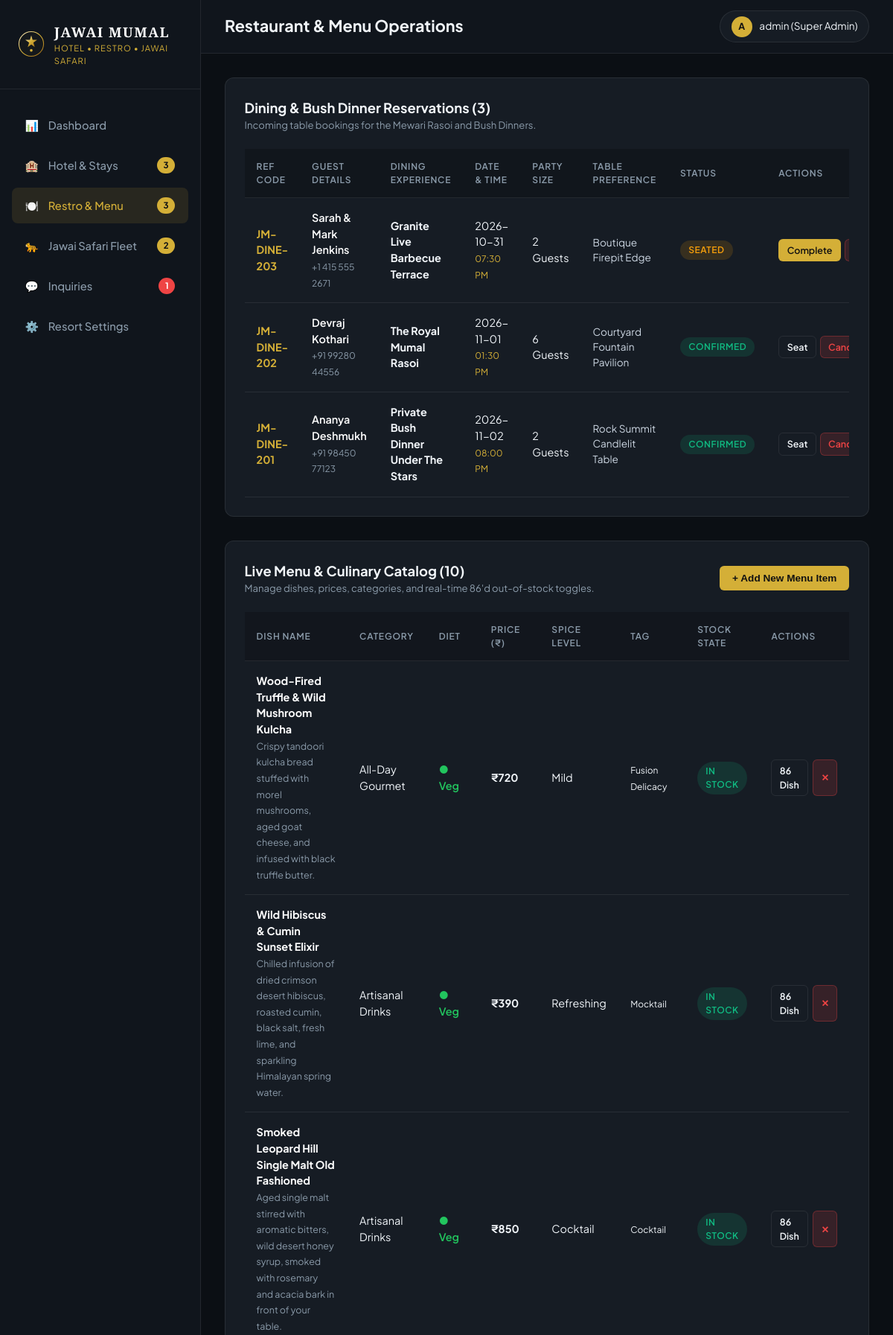
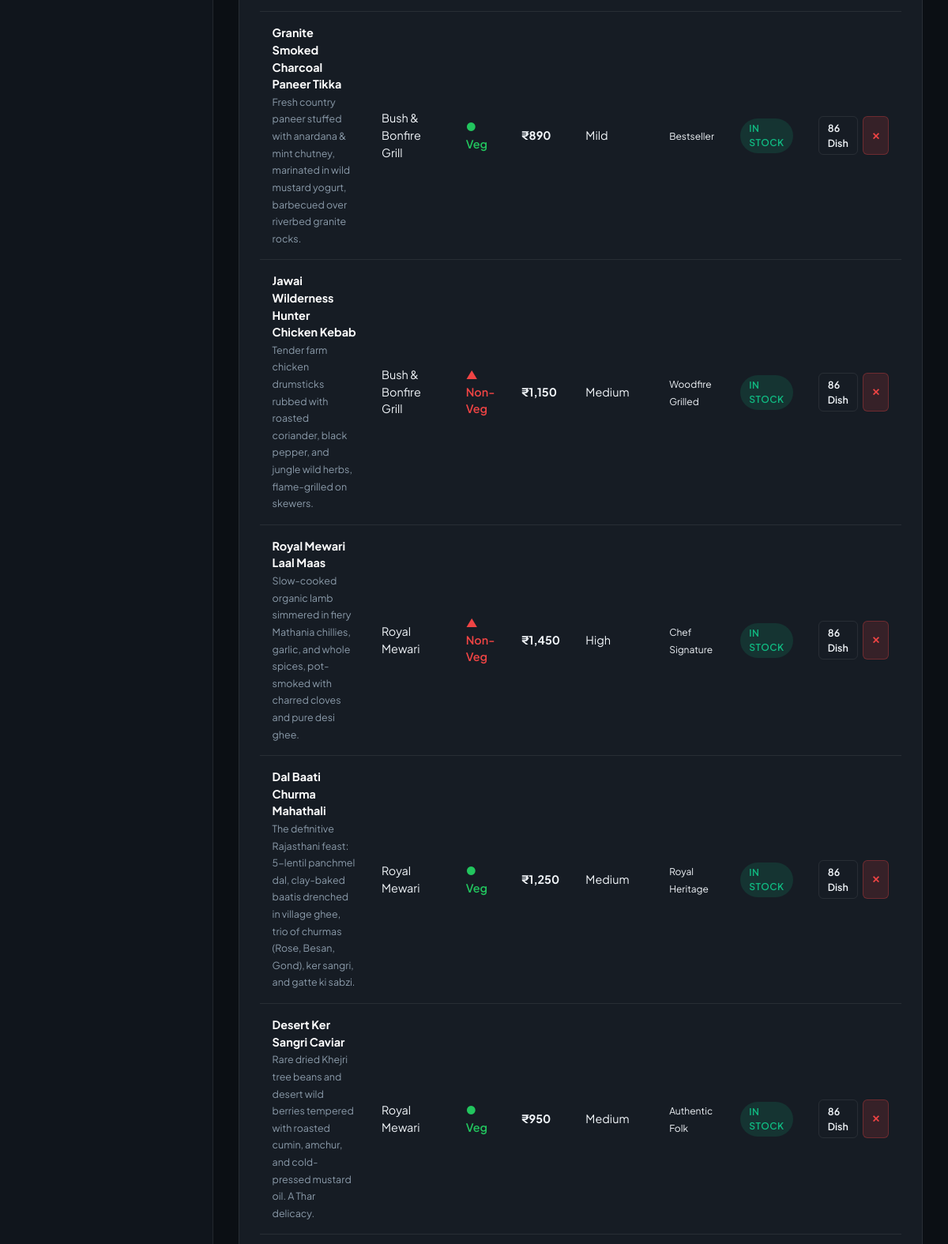
Page /admin/restaurant.php (signed in, upper part) on the committed database (2 pictures, top to bottom).
### tables this page shows
CREATE TABLE IF NOT EXISTS `dining_bookings` (
  `id` int(11) NOT NULL AUTO_INCREMENT,
  `booking_code` varchar(50) NOT NULL UNIQUE,
  `guest_name` varchar(255) NOT NULL,
  `email` varchar(255) NOT NULL,
  `phone` varchar(50) NOT NULL,
  `dining_date` date NOT NULL,
  `time_slot` varchar(50) NOT NULL,
  `party_size` int(11) NOT NULL,
  `dining_type` varchar(150) NOT NULL,
  `table_preference` varchar(150) DEFAULT NULL,
  `status` varchar(50) DEFAULT 'Confirmed',
  `special_requests` text DEFAULT NULL,
  `created_at` timestamp NOT NULL DEFAULT CURRENT_TIMESTAMP,
  PRIMARY KEY (`id`)
);

CREATE TABLE IF NOT EXISTS `menu_items` (
  `id` int(11) NOT NULL AUTO_INCREMENT,
  `name` varchar(255) NOT NULL,
  `category` varchar(100) NOT NULL,
  `price` int(11) NOT NULL,
  `is_veg` tinyint(1) DEFAULT 1,
  `spice_level` varchar(50) DEFAULT 'Medium',
  `description` text DEFAULT NULL,
  `tag` varchar(100) DEFAULT NULL,
  `available` tinyint(1) DEFAULT 1,
  `created_at` timestamp NOT NULL DEFAULT CURRENT_TIMESTAMP,
  PRIMARY KEY (`id`)
);

### admin/restaurant.php (the view, shortened to what this page needs)
<?php
require_once __DIR__ . '/admin_header.php';
$menuItems = $pdo->query("SELECT * FROM menu_items ORDER BY category ASC, id ASC")->fetchAll();
$diningBookings = $pdo->query("SELECT * FROM dining_bookings ORDER BY id DESC")->fetchAll();
?>
<div class="admin-card">
  <div class="admin-card-header">
    <div>
      <h2 class="admin-card-title">Dining & Bush Dinner Reservations (<?php echo count($diningBookings); ?>)</h2>
      <p style="font-size: 0.82rem; color: var(--admin-muted);">Incoming table bookings for the Mewari Rasoi and Bush Dinners.</p>
    </div>
  </div>
  <div class="admin-table-responsive">
    <table class="admin-table">
      <thead>
        <tr>
          <th>Ref Code</th>
          <th>Guest Details</th>
          <th>Dining Experience</th>
          <th>Date & Time</th>
          <th>Party Size</th>
          <th>Table Preference</th>
          <th>Status</th>
          <th>Actions</th>
        </tr>
      </thead>
      <tbody>
        <?php foreach ($diningBookings as $d): ?>
          <tr>
            <td><strong style="color: var(--admin-gold);"><?php echo htmlspecialchars($d['booking_code']); ?></strong></td>
            <td>
              <div style="font-weight: 600; color: #fff;"><?php echo htmlspecialchars($d['guest_name']); ?></div>
              <small style="color: var(--admin-muted);"><?php echo htmlspecialchars($d['phone']); ?></small>
            </td>
            <td><strong><?php echo htmlspecialchars($d['dining_type']); ?></strong></td>
            <td>
              <div><?php echo htmlspecialchars($d['dining_date']); ?></div>
              <small style="color: var(--admin-gold);"><?php echo htmlspecialchars($d['time_slot']); ?></small>
            </td>
            <td><?php echo $d['party_size']; ?> Guests</td>
            <td style="font-size: 0.85rem; color: #cbd5e1;"><?php echo htmlspecialchars($d['table_preference'] ?: 'Any'); ?></td>
            <td>
              <span class="status-pill status-<?php echo strtolower($d['status']); ?>">
                <?php echo htmlspecialchars($d['status']); ?>
              </span>
            </td>
            <td>
              <div style="display: flex; gap: 0.3rem;">
                <?php if ($d['status'] !== 'Seated' && $d['status'] !== 'Completed'): ?>
                  <a href="restaurant.php?status=Seated&id=<?php echo $d['id']; ?>" class="btn-admin btn-admin-outline btn-admin-sm">Seat</a>
                <?php endif; ?>
                <?php if ($d['status'] === 'Seated'): ?>
                  <a href="restaurant.php?status=Completed&id=<?php echo $d['id']; ?>" class="btn-admin btn-admin-gold btn-admin-sm">Complete</a>
                <?php endif; ?>
                <?php if ($d['status'] !== 'Cancelled'): ?>
                  <a href="restaurant.php?status=Cancelled&id=<?php echo $d['id']; ?>" class="btn-admin btn-admin-danger btn-admin-sm" onclick="return confirm('Cancel table booking?')">Cancel</a>
                <?php endif; ?>
              </div>
            </td>
          </tr>
        <?php endforeach; ?>
      </tbody>
    </table>
  </div>
</div>
<div class="admin-card">
  <div class="admin-card-header">
    <div>
      <h2 class="admin-card-title">Live Menu & Culinary Catalog (<?php echo count($menuItems); ?>)</h2>
      <p style="font-size: 0.82rem; color: var(--admin-muted);">Manage dishes, prices, categories, and real-time 86'd out-of-stock toggles.</p>
    </div>
    <button class="btn-admin btn-admin-gold" onclick="document.getElementById('addDishModal').style.display='flex'">
      + Add New Menu Item
    </button>
  </div>
  <div class="admin-table-responsive">
    <table class="admin-table">
      <thead>
        <tr>
          <th>Dish Name</th>
          <th>Category</th>
          <th>Diet</th>
          <th>Price (₹)</th>
          <th>Spice Level</th>
          <th>Tag</th>
          <th>Stock State</th>
          <th>Actions</th>
        </tr>
      </thead>
      <tbody>
        <?php foreach ($menuItems as $m): ?>
          <tr>
            <td>
              <strong style="color: #fff;"><?php echo htmlspecialchars($m['name']); ?></strong><br>
              <small style="color: var(--admin-muted); font-size: 0.78rem;"><?php echo htmlspecialchars($m['description']); ?></small>
            </td>
            <td><span class="dish-tag"><?php echo htmlspecialchars($m['category']); ?></span></td>
            <td>
              <?php if ($m['is_veg']): ?>
                <span style="color: #22c55e; font-weight: 600;">● Veg</span>
              <?php else: ?>
                <span style="color: #ef4444; font-weight: 600;">▲ Non-Veg</span>
              <?php endif; ?>
            </td>
            <td><strong>₹<?php echo number_format($m['price']); ?></strong></td>
            <td><?php echo htmlspecialchars($m['spice_level']); ?></td>
            <td><small><?php echo htmlspecialchars($m['tag']); ?></small></td>
            <td>
              <span class="status-pill status-<?php echo $m['available'] ? 'available' : 'soldout'; ?>">
                <?php echo $m['available'] ? 'In Stock' : '86\'d (Out)'; ?>
              </span>
            </td>
            <td>
              <div style="display: flex; gap: 0.4rem;">
                <a href="restaurant.php?toggle_dish=<?php echo $m['available']; ?>&dish_id=<?php echo $m['id']; ?>" class="btn-admin btn-admin-outline btn-admin-sm">
                  <?php echo $m['available'] ? '86 Dish' : 'Restore'; ?>
                </a>
                <a href="restaurant.php?delete_dish=<?php echo $m['id']; ?>" class="btn-admin btn-admin-danger btn-admin-sm" onclick="return confirm('Delete this dish?')">
                  ✕
                </a>
              </div>
            </td>
          </tr>
        <?php endforeach; ?>
      </tbody>
    </table>
  </div>
</div>
<?php require_once __DIR__ . '/admin_footer.php'; ?>

### assets/css/admin.css (style rules this page uses)
:root { --admin-bg: #0b0f14; --admin-sidebar: #10151c; --admin-card: #161c24; --admin-card-hover: #1c232e; --admin-border: rgba(255, 255, 255, 0.08); --admin-gold: #d4af37; --admin-gold-hover: #f3e5ab; --admin-text: #f1f5f9; --admin-muted: #8b9baa; --status-confirmed: #10b981; --status-checkedin: #3b82f6; --status-pending: #f59e0b; --status-cancelled: #ef4444; }
*, *::before, *::after { box-sizing: border-box; margin: 0; padding: 0; }
body { font-family: 'Plus Jakarta Sans', -apple-system, BlinkMacSystemFont, sans-serif; background-color: var(--admin-bg); color: var(--admin-text); line-height: 1.5; display: flex; min-height: 100vh; }
.admin-card { background: var(--admin-card); border: 1px solid var(--admin-border); border-radius: 12px; padding: 1.6rem; margin-bottom: 2rem; }
.admin-card-header { display: flex; justify-content: space-between; align-items: center; margin-bottom: 1.4rem; flex-wrap: wrap; gap: 1rem; }
.admin-card-title { font-size: 1.15rem; font-weight: 700; }
.admin-table-responsive { width: 100%; overflow-x: auto; }
.admin-table { width: 100%; border-collapse: collapse; font-size: 0.9rem; text-align: left; }
.admin-table th { padding: 0.9rem 1rem; background: rgba(0, 0, 0, 0.2); color: var(--admin-muted); font-weight: 600; text-transform: uppercase; letter-spacing: 0.8px; font-size: 0.75rem; border-bottom: 1px solid var(--admin-border); }
.admin-table td { padding: 1rem; border-bottom: 1px solid var(--admin-border); color: var(--admin-text); vertical-align: middle; }
.status-pill { display: inline-block; padding: 0.25rem 0.7rem; border-radius: 999px; font-size: 0.75rem; font-weight: 600; text-transform: uppercase; letter-spacing: 0.5px; }
.status-confirmed { background: rgba(16, 185, 129, 0.15); color: #10b981; }
.status-seated { background: rgba(245, 158, 11, 0.15); color: #f59e0b; }
.status-available { background: rgba(16, 185, 129, 0.15); color: #10b981; }
.btn-admin { display: inline-flex; align-items: center; gap: 0.4rem; padding: 0.5rem 1rem; border-radius: 6px; font-size: 0.85rem; font-weight: 600; cursor: pointer; border: 1px solid transparent; transition: all 0.2s; text-decoration: none; }
.btn-admin-gold { background: var(--admin-gold); color: #111; }
.btn-admin-outline { background: transparent; border-color: var(--admin-border); color: var(--admin-text); }
.btn-admin-danger { background: rgba(239, 68, 68, 0.15); color: #ef4444; border-color: rgba(239, 68, 68, 0.3); }
.btn-admin-sm { padding: 0.3rem 0.65rem; font-size: 0.78rem; }

### rows in the picture
dining_bookings: booking_code "JM-DINE-203", guest_name "Sarah & Mark Jenkins", phone "+1 415 555 2671", dining_type "Granite Live Barbecue Terrace", dining_date "2026-10-31", time_slot "07:30 PM", party_size "2", table_preference "Boutique Firepit Edge", status "SEATED"
dining_bookings: booking_code "JM-DINE-202", guest_name "Devraj Kothari", phone "+91 99280 44556", dining_type "The Royal Mumal Rasoi", dining_date "2026-11-01", time_slot "01:30 PM", party_size "6", table_preference "Courtyard Fountain Pavilion", status "CONFIRMED"
dining_bookings: booking_code "JM-DINE-201", guest_name "Ananya Deshmukh", phone "+91 98450 77123", dining_type "Private Bush Dinner Under The Stars", dining_date "2026-11-02", time_slot "08:00 PM", party_size "2", table_preference "Rock Summit Candlelit Table", status "CONFIRMED"
menu_items: name "Wood-Fired Truffle & Wild Mushroom Kulcha", description "Crispy tandoori kulcha bread stuffed with morel mushrooms, aged goat cheese, and infused with black truffle butter.", category "All-Day Gourmet", is_veg "● Veg", price "720", spice_level "Mild", tag "Fusion Delicacy", available "IN STOCK"
menu_items: name "Wild Hibiscus & Cumin Sunset Elixir", description "Chilled infusion of dried crimson desert hibiscus, roasted cumin, black salt, fresh lime, and sparkling Himalayan spring water.", category "Artisanal Drinks", is_veg "● Veg", price "390", spice_level "Refreshing", tag "Mocktail", available "IN STOCK"
menu_items: name "Smoked Leopard Hill Single Malt Old Fashioned", description "Aged single malt stirred with aromatic bitters, wild desert honey syrup, smoked with rosemary and acacia bark in front of your table.", category "Artisanal Drinks", is_veg "● Veg", price "850", spice_level "Cocktail", tag "Cocktail", available "IN STOCK"
menu_items: name "Granite Smoked Charcoal Paneer Tikka", description "Fresh country paneer stuffed with anardana & mint chutney, marinated in wild mustard yogurt, barbecued over riverbed granite rocks.", category "Bush & Bonfire Grill", is_veg "● Veg", price "890", spice_level "Mild", tag "Bestseller", available "IN STOCK"
menu_items: name "Jawai Wilderness Hunter Chicken Kebab", description "Tender farm chicken drumsticks rubbed with roasted coriander, black pepper, and jungle wild herbs, flame-grilled on skewers.", category "Bush & Bonfire Grill", is_veg "▲ Non-Veg", price "1,150", spice_level "Medium", tag "Woodfire Grilled", available "IN STOCK"
menu_items: name "Royal Mewari Laal Maas", description "Slow-cooked organic lamb simmered in fiery Mathania chillies, garlic, and whole spices, pot-smoked with charred cloves and pure desi ghee.", category "Royal Mewari", is_veg "▲ Non-Veg", price "1,450", spice_level "High", tag "Chef Signature", available "IN STOCK"
menu_items: name "Dal Baati Churma Mahathali", description "The definitive Rajasthani feast: 5-lentil panchmel dal, clay-baked baatis drenched in village ghee, trio of churmas (Rose, Besan, Gond), ker sangri, and gatte ki sabzi.", category "Royal Mewari", is_veg "● Veg", price "1,250", spice_level "Medium", tag "Royal Heritage", available "IN STOCK"
menu_items: name "Desert Ker Sangri Caviar", description "Rare dried Khejri tree beans and desert wild berries tempered with roasted cumin, amchur, and cold-pressed mustard oil. A Thar delicacy.", category "Royal Mewari", is_veg "● Veg", price "950", spice_level "Medium", tag "Authentic Folk", available "IN STOCK"

### other values in the picture
$stayCount "3"
$dineCount "3"
$safariCount "2"
$inqCount "1"
$pageTitle "Restaurant & Menu Operations"
$_SESSION['admin_user'] "admin"
$_SESSION['admin_role'] "Super Admin"
count($diningBookings) "3"
count($menuItems) "10"
